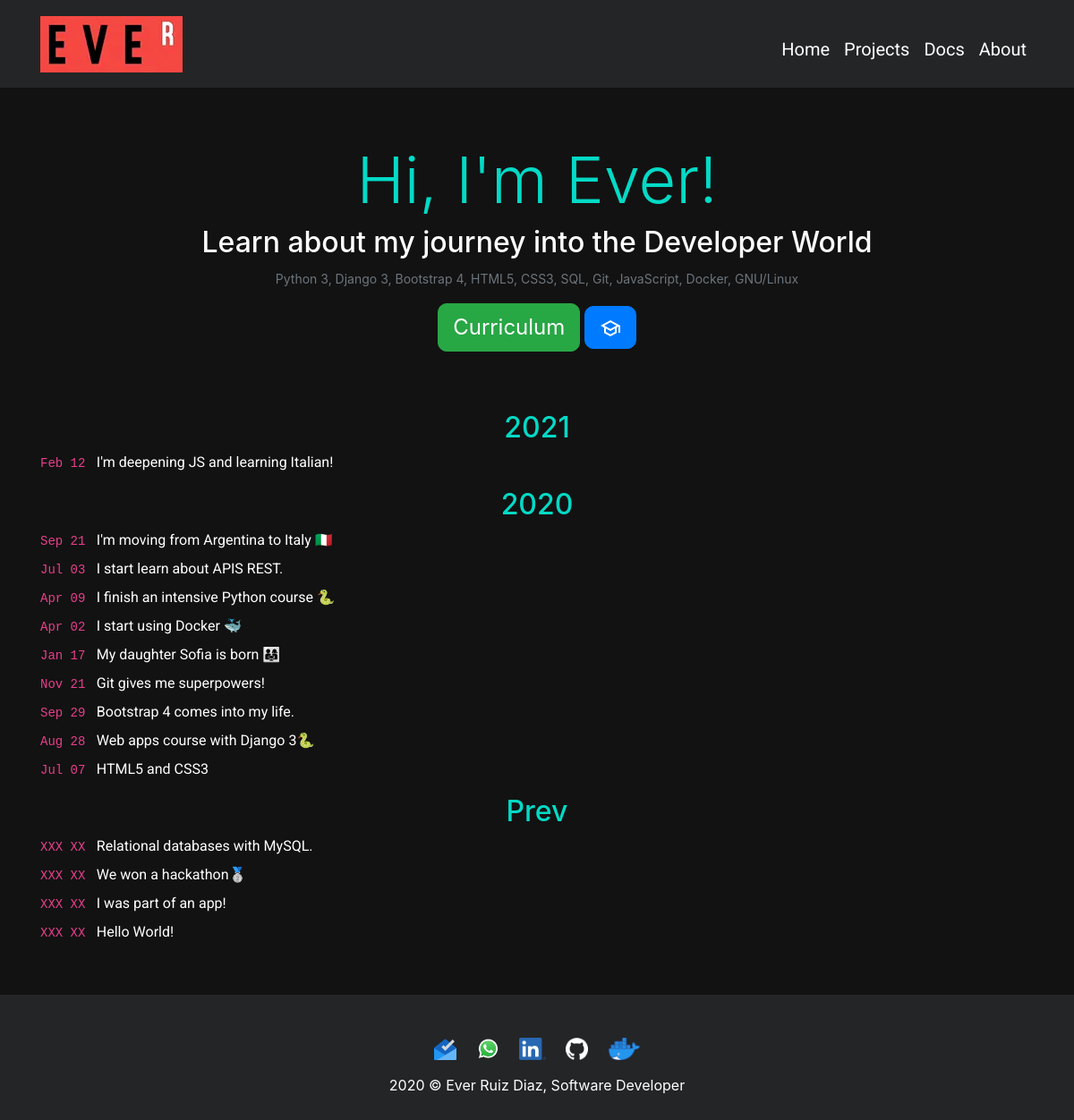
Before: / with the older database file.
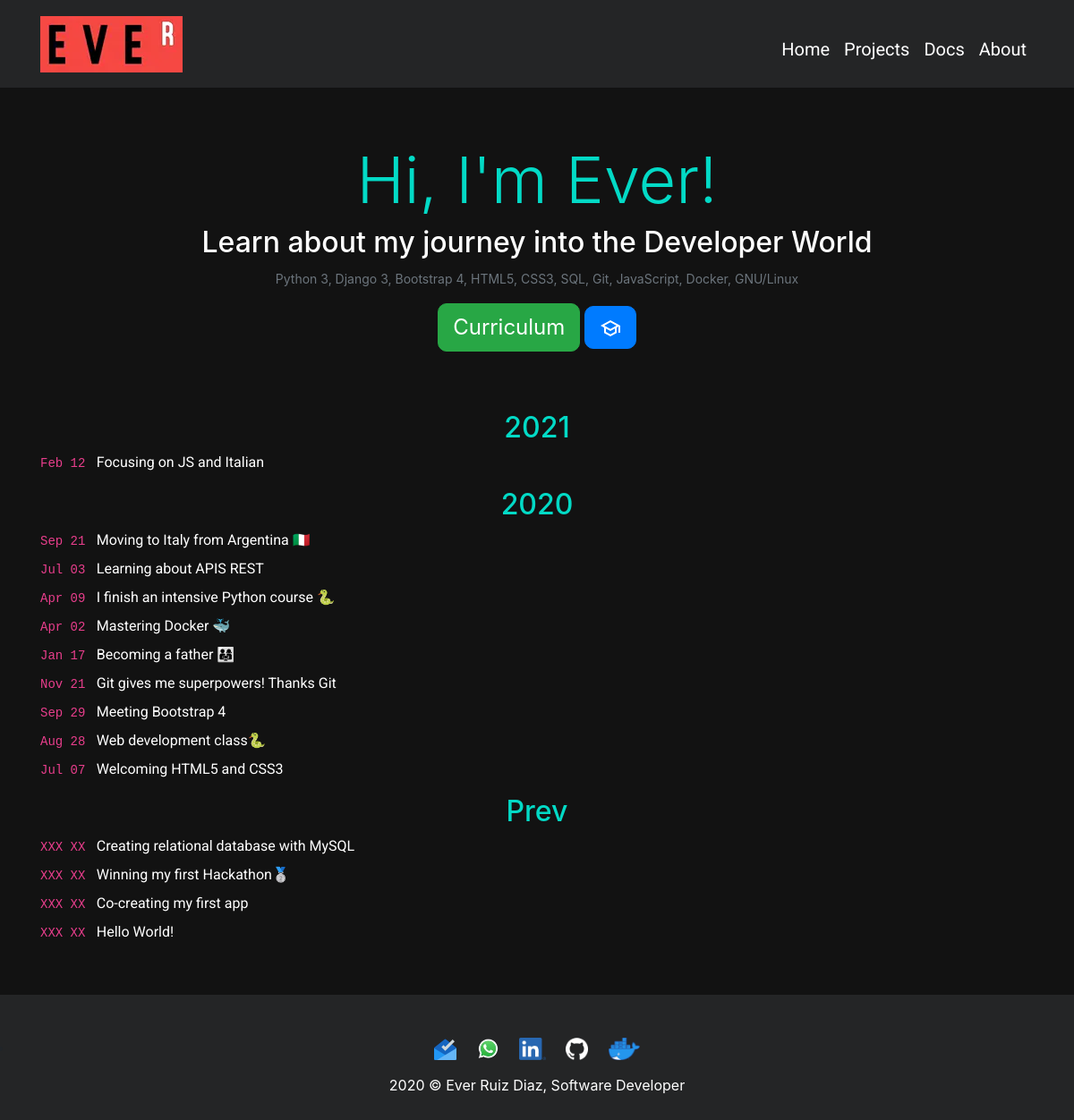
After: the same page with the newer database file.
### core/models.py (models this page shows, shortened)
class Blog(models.Model):
    title = models.CharField(verbose_name="Titulo", blank=True, max_length=150)
    subtitle = models.CharField(verbose_name="Subtitulo", blank=True, max_length=150, default="Nea")
    year = models.CharField(max_length=4, verbose_name="Año", null=True, blank=True)
    text_time = models.CharField(max_length=6, verbose_name="Fecha")
    description = RichTextField(verbose_name="Descripcion", blank=True, null=True)
    ordering = FloatField(verbose_name='Orden', default=0)
    link = models.URLField(null=True, blank=True)
    created = models.DateTimeField(auto_now_add=True, verbose_name='Fecha de creación')
    updated = models.DateTimeField(auto_now=True, verbose_name='Fecha de actualización')
    class Meta:
        verbose_name = "Blog"
        verbose_name_plural = "Blog"
        ordering = ['-ordering','created']

### core/views.py (the view)
# urls.py: path('', views.home, name='home'),
def home(request):
    blog = Blog.objects.all()
    return render(request, 'core/home.html', {'blog':blog})

### core/templates/core/home.html (shortened to what this page needs)
{% extends 'core/base.html' %}
{% load static %}
{% block content %}
    <div id="header" style="margin-bottom: 50px !important;">
        <h1 id="supertitle" class="display-3 pt-4">Hi, I'm Ever!</h1>
        <h2 id="subheader">Learn about my journey into the Developer World</h2>
        <p title="Skills" class="text-secondary"><small>Python 3, Django 3, Bootstrap 4, HTML5, CSS3, SQL, Git, JavaScript, Docker, GNU/Linux</small></p>
        <a href="{% static 'core/docs/curriculum.pdf' %}" target="blank"><button onclick="this.blur()" type="button" title="Curriculum" id="botoncito" class="btn btn-success btn-lg">Curriculum</button></a>
        <a href="{% url 'certifications' %}" id="certibotoncito" target="blank" title="Education">
            <button type="button" class="btn btn-primary btn-lg" title="Certifications" onclick="this.blur()">
                    <img style="max-width: 25px;" src="{% static 'core/img/school.svg' %}" title="Education">
            </button>
        </a>
    </div>
    <div class="pb-5 container" id="rosalia">
        <div>
            {% for elemento in blog %}
            <div>
                <h2 id="year_blog" class="text-center {% if elemento.year != None %} pt-3 {% endif %}">
                    {% if elemento.year != None %}
                        {{elemento.year}}
                    {% endif %}
                </h2>
                <a class="gordon text-left" type="button" data-toggle="modal" data-target="#{{elemento.subtitle}}" target="blank" type="button" href="{% if elemento.link != None %} {{elemento.link}} {% endif %}" style="display: flex; align-items: start;">
                    <span style="white-space: nowrap;">
                    <code>
                        <time class="dt-published dt-updated" datetime="{{elemento.datetime}}">
                            {{elemento.text_time}}
                        </time>
                    </code>
                        &nbsp;</span>
                    <span class="link__title">{{elemento.title}}</span>
                </a>
            </div>
        {% endfor %}
        </div>
    </div>
{% endblock %}

### core/templates/core/base.html (shortened to what this page needs)
<!DOCTYPE html>
<html lang="en">
<head>
    {% load static %}
    {% load bootstrap4 %}
    {% load bootstrap4 %}{% bootstrap_css %}
    <link href="{% static 'core/css/styles.css' %}" rel="stylesheet">
    <link href="{% static 'core/css/media.css' %}" media="(max-width:800px)" rel="stylesheet">
</head>
<body>
    {% include 'core/navigation.html' %}
    {% block content %}{% endblock %}
    {% include 'core/footer.html' %}
</body>
</html>

### core/templates/core/navigation.html (shortened to what this page needs)
{% load static %}
<nav class="navbar navbar-expand-md navbar-dark">
    <div class="container">
        <a href="{% url 'home' %}" class="navbar-brand"><img id="logo" src="{% static 'core/img/logo.webp' %}" title="Ever"></a>
        <div class="collapse navbar-collapse navigation" id="testNavbar">
            <ul class="navbar-nav ml-auto pb-2">
                <li class="nav-item" style="height: 50px;"><a class="nav-link blockquote mt-4" href="{% url 'home' %}">Home</a></li>
                <li class="nav-item" style="height: 50px;"><a class="nav-link blockquote mt-4" href="{% url 'projects' %}">Projects</a></li>
                <li class="nav-item" style="height: 50px;"><a class="nav-link blockquote mt-4" href="{% url 'docs' %}">Docs</a></li>
                <li class="nav-item mb-4" style="height: 50px;"><a class="nav-link blockquote mt-4" href="{% url 'about' %}">About</a></li>
            </ul>
        </div>
    </div>
</nav>

### core/templates/core/footer.html
{% load static %}
<footer class="col-md-12" id="abajo">
    <div id="redes">
        <ul style="padding-left: 0px !important;">
            <li>
                <a target="blank" href="{% url 'contact' %}"><img style="max-height: 25px; max-width: 35px;" src="{% static 'core/img/inbox.svg' %}" title="Contact me"></a>
                <a target="blank" href="https://wa.me/393312629203"><img style="max-height: 25px; max-width: 35px;" src="{% static 'core/img/whatsapp.webp' %}" title="Send me a Whatsapp"></a>
                <a target="blank" href="https://www.linkedin.com/in/everdev/"><img style="max-height: 25px; max-width: 35px;" src="{% static 'core/img/linkedin.webp' %}" title="LinkedIn"></a>
                <a target="blank" href="https://github.com/ruizdiazever"><img style="max-height: 25px; max-width: 35px;" src="{% static 'core/img/github.webp' %}" title="GitHub"></a>
                <a target="blank" href="https://hub.docker.com/u/ruizdiazever/"><img style="max-height: 25px; max-width: 35px;" src="{% static 'core/img/docker.webp' %}" title="Docker Hub"></a>
            </li>
        </ul>
    </div>
    <div class="copy">
        </p>2020 &copy Ever Ruiz Diaz, Software Developer</p>
    </div>
</footer>

### core/static/core/css/styles.css (style rules this page uses)
html { min-height: 100%; position: relative; }
body { background-color: #121212; margin: 0; margin-bottom: 150px; }
#abajo { background-color: #242526; position: absolute; bottom: 0; width: 100%; }
.navbar { background-color: #242526; }
#testNavbar ul li a { text-decoration: none; color: white; transition: all 0.5s ease-in; -moz-transition: all 0.5s ease-in; -ms-transition: all 0.5s ease-in; -o-transition: all 0.5s ease-in; -webkit-transition: all 0.5s ease-in; font-family: Roboto, sans-serif; }
.display-3 { text-align: center; color: #03DAC6; }
#subheader { text-align: center; color: white; }
#header { margin-top: 3%; margin-bottom: 2%; text-align: center; }
#header p { color: white; }
p { size: 16px; }
.gordon { color: #FFFFFF; font-family: "Roboto",Helvetica,Arial,sans-serif; text-decoration: none !important; }
#botoncito { font-size: 18pt; height: min-content; }
#certibotoncito { height: auto; }
#year_blog { color: #03DAC6; }
.link__title { transition: all 0.5s ease-in; -moz-transition: all 0.5s ease-in; -ms-transition: all 0.5s ease-in; -o-transition: all 0.5s ease-in; -webkit-transition: all 0.5s ease-in }
footer { text-align: center; line-height: center; width: 100%; height: 140px; bottom: 0; position: static; background-color: #242526; }
#redes { margin-top: 10px }
#redes ul { padding-top: 37px; }
div.copy { padding-bottom: 1px; color: white; position: relative; font-size: 16px; }
#redes ul a { font-family: Roboto, sans-serif; text-decoration: none; font-size: 16px; padding: 9px; color: white; transition: all 0.5s ease-in; -moz-transition: all 0.5s ease-in; -ms-transition: all 0.5s ease-in; -o-transition: all 0.5s ease-in; -webkit-transition: all 0.5s ease-in }
button { border-radius:10px !important; outline:none !important; }

### core/static/core/css/media.css (style rules this page uses)
#supertitle { font-size: xx-large; }
#subheader { font-size: x-large; }
#rosalia { width: 95%; margin: 0%; margin-right: 0%; text-align: left; font-size: 16px; }
#logo { max-width: 110px !important; }

Changed rows visible on the page:
changed Blog "Feb 12": title "I'm deepening JS and learning Italian!" → "Focusing on JS and Italian"
changed Blog "Sep 21": title "I'm moving from Argentina to Italy 🇮🇹" → "Moving to Italy from Argentina 🇮🇹"
changed Blog "Jul 03": title "I start learn about APIS REST." → "Learning about APIS REST"
changed Blog "Apr 02": title "I start using Docker 🐳" → "Mastering Docker 🐳"
changed Blog "Jan 17": title "My daughter Sofia is born 👨‍👩‍👧" → "Becoming a father 👨‍👩‍👧"
changed Blog "Nov 21": title "Git gives me superpowers!" → "Git gives me superpowers! Thanks Git"
changed Blog "Sep 29": title "Bootstrap 4 comes into my life." → "Meeting Bootstrap 4"
changed Blog "Aug 28": title "Web apps course with Django 3🐍" → "Web development class🐍"
changed Blog "Jul 07": title "HTML5 and CSS3" → "Welcoming HTML5 and CSS3"
changed Blog "Prev": title "Relational databases with MySQL." → "Creating relational database with MySQL"
changed Blog: title "We won a hackathon🥈" → "Winning my first Hackathon🥈"
changed Blog: title "I was part of an app!" → "Co-creating my first app"
